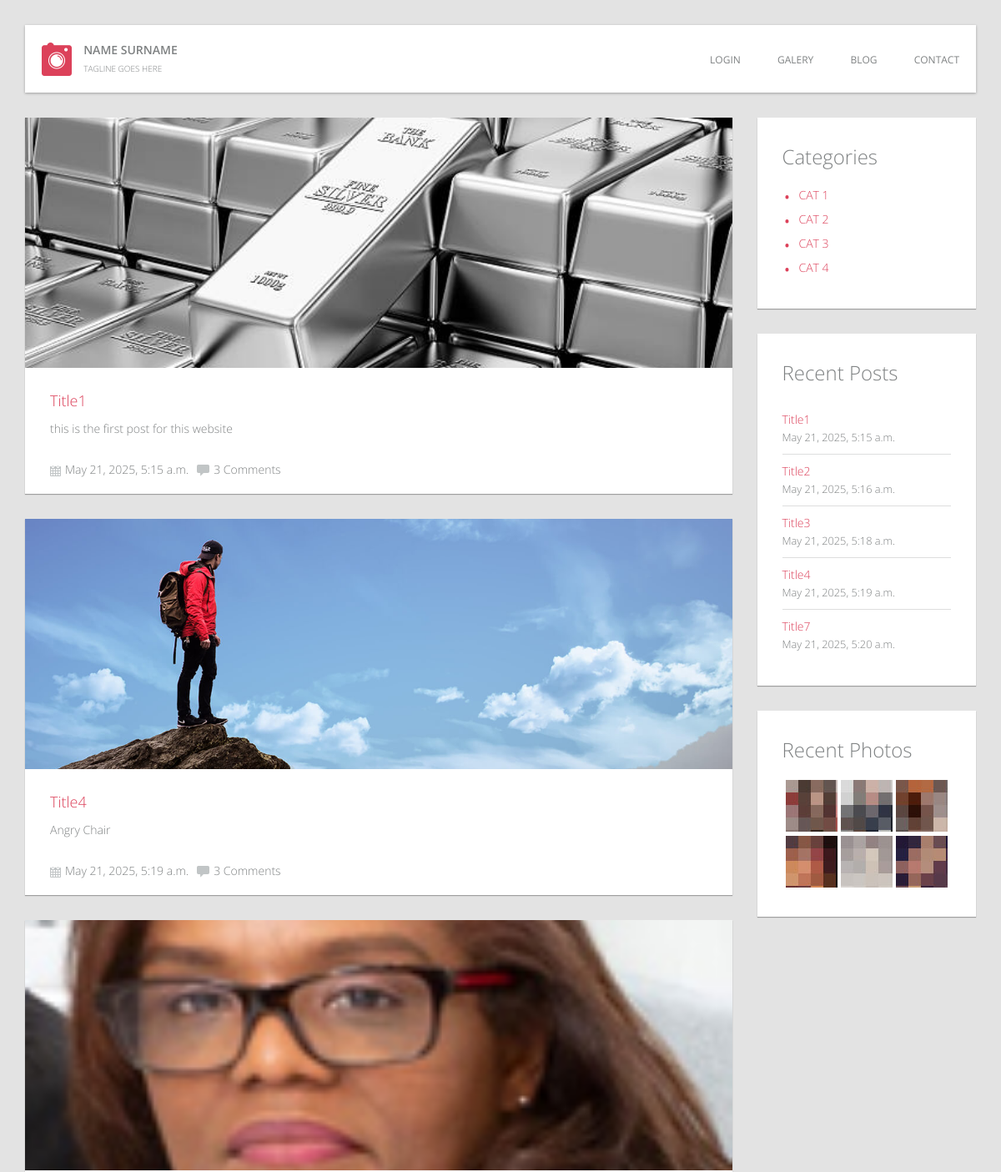
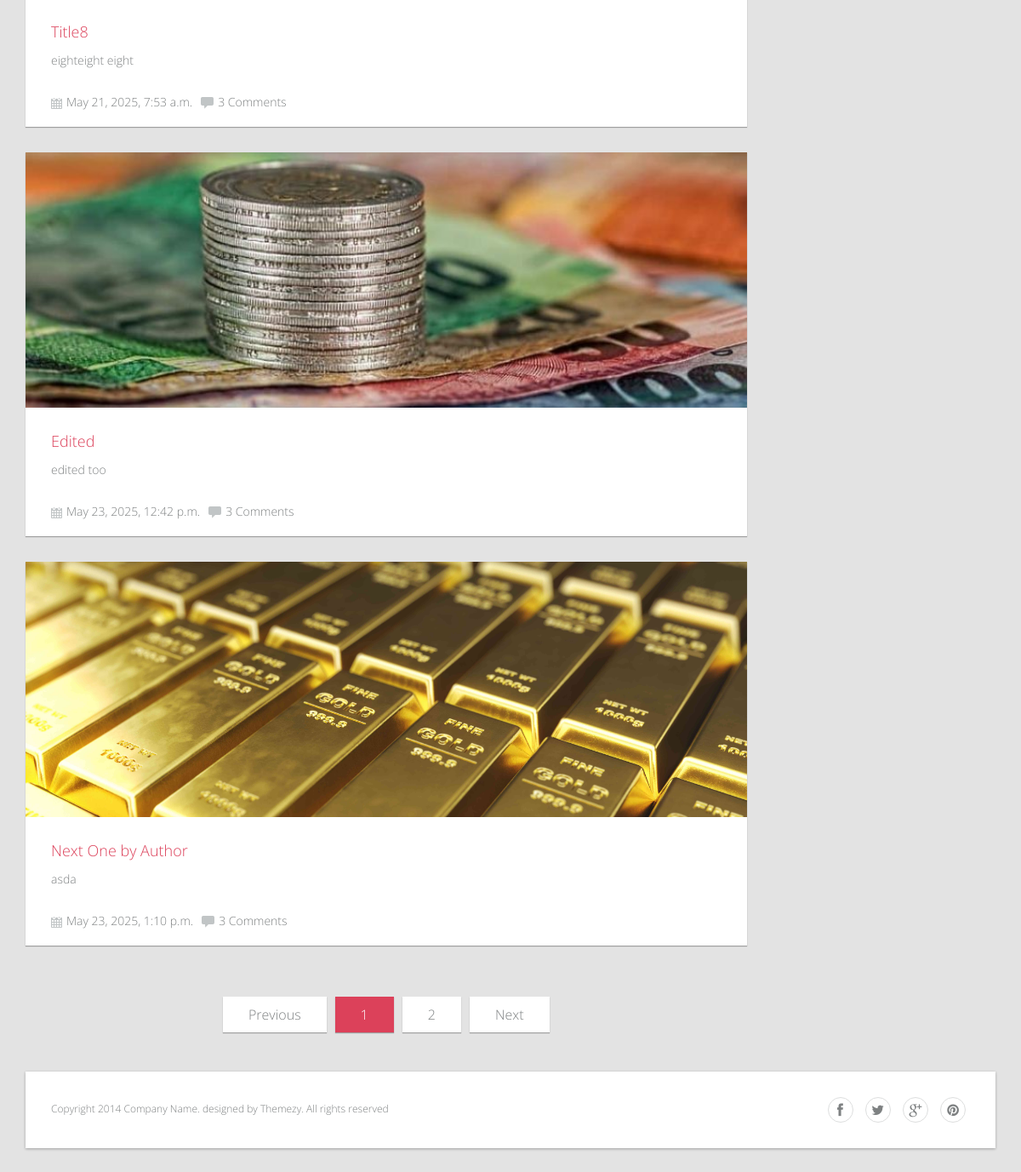
Screenshot of /blog/ with the database file from the repository (2 pictures, top to bottom).
### blog_app/models.py (models this page shows, shortened)
class Post(models.Model):
    STATUS_CHOICES = [
        ('draft', 'Draft'),
        ('published', 'Published'),
        ('archived', 'Archived'),
    ]
    title = models.CharField(max_length=255)
    summary = RichTextField(blank=True, null=True)
    content = RichTextField()
    post_display = models.ImageField(upload_to='post_image/img')
    status = models.CharField(max_length=10, choices=STATUS_CHOICES, default='draft')
    author = models.ForeignKey(CustomUser, on_delete=models.CASCADE, related_name='post_author')
    categories = models.ForeignKey(Category, on_delete=models.CASCADE, related_name='post_category', blank=False)
    tags = models.ManyToManyField(Tag, related_name='post_tag', blank=False)
    created_at = models.DateTimeField(auto_now_add=True)
    updated_at = models.DateTimeField(auto_now=True)
    slug = models.SlugField(max_length=270, blank=True)

class Category(models.Model):
    name = models.CharField(max_length=100, unique=True)
    slug = models.CharField(max_length=120, unique=True, blank=True)

### blog_app/views.py (the view)
# urls.py: path('blog/', views.blog_view, name="blog"),
def blog_view(request, slug=None):
    categories = Category.objects.all()
    recents = Post.objects.order_by('created_at')[:5]
    if slug:
        category = get_object_or_404(Category, slug=slug)
        posts = Post.objects.filter(categories=category, status='published')
    else:
        posts = Post.objects.filter(status='published')
    p = Paginator(posts, 5) #4post per page
    page_num = request.GET.get('page')
    page_obj = p.get_page(page_num)
    context = {
        "page_obj": page_obj,
        "categories": categories,
        "recents": recents,
    }
    return render(request, 'blog.html', context)

### templates/blog.html
{% extends 'base.html' %}
{% load static %}
{% block content %}
<main class="main-content">
    <div class="row">
        <div class="blog-post col-md-9">
            {% for post in page_obj %}
            <article class="post">
                <figure class="featured-image"><img src="{{post.post_display.url}}" alt=""></figure>
                <div class="entry-detail">
                    <h2 class="entry-title"><a href="{% url 'single' post.slug %}">{{post.title}}</a></h2>
                    <div class="entry-summary">{{post.summary|safe}}
                    </div>
                    <div class="entry-meta"><span class="entry-date"><img src="{% static 'images/icon-calendar.png' %}" alt="">{{post.created_at}}</span><span
                            class="comments-count"><img src="{% static 'images/icon-comment.png' %}" alt="">3 Comments</span></div>
                </div>
            </article>
            {% endfor %}
            <div class="text-center">
                <div class="dataTables_paginate paging_simple_numbers">
                    <ul class="pagination">
                        {% if page_obj.has_previous %}
                        <li class="paginate_button page-item previous">
                            <a href="?page={{ page_obj.previous_page_number }}" class="more-post">Previous</a>
                        </li>
                        {% else %}
                        <li class="paginate_button page-item previous disabled">
                            <a href="#" class="more-post">Previous</a>
                        </li>
                        {% endif %}
                        {% for num in page_obj.paginator.page_range %}
                        {% if page_obj.number == num %}
                        <li class="paginate_button page-item active">
                            <a href="#" class="more-post active">{{ num }}</a>
                        </li>
                        {% else %}
                        <li class="paginate_button page-item">
                            <a href="?page={{ num }}" class="more-post">{{ num }}</a>
                        </li>
                        {% endif %}
                        {% endfor %}
                        {% if page_obj.has_next %}
                        <li class="paginate_button page-item next">
                            <a href="?page={{ page_obj.next_page_number }}" class="more-post">Next</a>
                        </li>
                        {% else %}
                        <li class="paginate_button page-item next disabled">
                            <a href="#" class="more-post">Next</a>
                        </li>
                        {% endif %}
                    </ul>
                </div>
            </div>
        </div>
        <div class="aside siderbar col-md-3">
            <div class="widget">
                <h3 class="widget-title">Categories</h3>
                <ul class="bullet">
                    {% for category in categories %}
                    <li><a href="{% url 'blog_by_category' category.slug %}">{{category.name}}</a></li>
                    {% endfor %}
                </ul>
            </div>
            <div class="widget recent-posts-widget">
                <h3 class="widget-title">Recent Posts</h3>
                <ul>
                    {% for recent in recents %}
                    <li>
                        <h4 class="entry-title"><a href="{% url 'single' recent.slug %}">{{recent.title}}</a></h4>
                        <small class="date">{{recent.created_at}}</small>
                    </li>
                    {% endfor %}
                </ul>
            </div>
            <div class="widget recent-photos-widget">
                <h3 class="widget-title">Recent Photos</h3>
                <a href="#"><img src="dummy/small-thumbnail-1.jpg" alt=""></a>
                <a href="#"><img src="dummy/small-thumbnail-2.jpg" alt=""></a>
                <a href="#"><img src="dummy/small-thumbnail-3.jpg" alt=""></a>
                <a href="#"><img src="dummy/small-thumbnail-4.jpg" alt=""></a>
                <a href="#"><img src="dummy/small-thumbnail-5.jpg" alt=""></a>
                <a href="#"><img src="dummy/small-thumbnail-6.jpg" alt=""></a>
            </div>
        </div>
    </div>
</main>
{% endblock %}

### static/style.css (style rules this page uses)
article, aside, details, figcaption, figure, footer, header, hgroup, nav, section, summary { display: block; }
html { background: #fff; color: #000; -webkit-text-size-adjust: 100%; -ms-text-size-adjust: 100%; }
html, button, input, select, textarea { font-family: sans-serif; }
body { margin: 0; }
a { background: transparent; }
h2 { font-size: 1.5em; margin: 0.83em 0; }
h3 { font-size: 1.17em; margin: 1em 0; }
h4 { font-size: 1em; margin: 1.33em 0; }
small { font-size: 80%; }
img { border: 0; }
figure { margin: 0; }
*, *:before, *:after { box-sizing: border-box; }
body { font-family: "Open Sans", sans-serif; font-size: 16px; font-weight: 300; line-height: normal; background: #e3e3e3; color: #7e8182; }
a { text-decoration: none; }
p { margin-top: 0; }
.text-center { text-align: center; }
ul.bullet { list-style: none; margin: 0; padding: 0; font-size: 14px; font-size: 0.875 rem; }
ul.bullet li { padding-left: 20px; position: relative; margin-bottom: 10px; }
ul.bullet li:before { content: "."; display: block; color: #dc415a; font-size: 50px; position: absolute; left: 0; top: -5px; line-height: 0; }
ul.bullet li a { color: #dc415a; }
.widget { background: white; padding: 30px; box-shadow: 0 1px 1px rgba(0, 0, 0, 0.3); margin-bottom: 30px; }
.widget .widget-title { font-weight: 300; margin: 0 0 20px; font-size: 24px; font-size: 1.5 rem; }
.widget.recent-posts-widget ul { list-style: none; margin: 0; padding: 0; }
.widget.recent-posts-widget li { padding: 10px 0; border-bottom: 1px solid #dddede; }
.widget.recent-posts-widget li:last-child { border-bottom: none; }
.widget.recent-posts-widget .entry-title { font-size: 14px; font-size: 0.875 rem; font-weight: 300; margin: 0; }
.widget.recent-posts-widget .entry-title a { color: #dc415a; }
.widget.recent-photos-widget { *zoom: 1; text-align: center; }
.widget.recent-photos-widget:after { content: " "; clear: both; display: block; overflow: hidden; height: 0; }
.widget.recent-photos-widget .widget-title { text-align: left; }
.widget.recent-photos-widget a { display: inline-block; }
.widget.recent-photos-widget a img { display: block; max-width: 100%; }
.row { margin-left: -15px; margin-right: -15px; *zoom: 1; }
.row:after { content: " "; clear: both; display: block; overflow: hidden; height: 0; }
.col-xs-1, .col-sm-1, .col-md-1, .col-lg-1, .col-xs-2, .col-sm-2, .col-md-2, .col-lg-2, .col-xs-3, .col-sm-3, .col-md-3, .col-lg-3, .col-xs-4, .col-sm-4, .col-md-4, .col-lg-4, .col-xs-5, .col-sm-5, .col-md-5, .col-lg-5, .col-xs-6, .col-sm-6, .col-md-6, .col-lg-6, .col-xs-7, .col-sm-7, .col-md-7, .col-lg-7, .col-xs-8, .col-sm-8, .col-md-8, .col-lg-8, .col-xs-9, .col-sm-9, .col-md-9, .col-lg-9, .col-xs-10, .col-sm-10, .col-md-10, .col-lg-10, .col-xs-11, .col-sm-11, .col-md-11, .col-lg-11, .col-xs-12, .col-sm-12, .col-md-12, .col-lg-12 { position: relative; min-height: 1px; padding-left: 15px; padding-right: 15px; }
@media (min-width: 992px) { .col-md-1, .col-md-2, .col-md-3, .col-md-4, .col-md-5, .col-md-6, .col-md-7, .col-md-8, .col-md-9, .col-md-10, .col-md-11, .col-md-12 { float: left; } }
@media (min-width: 992px) { .col-md-3 { width: 25%; } }
@media (min-width: 992px) { .col-md-9 { width: 75%; } }
.blog-post .post { background-color: white; margin-bottom: 30px; box-shadow: 0 1px 1px rgba(0, 0, 0, 0.3); }
.blog-post .post .featured-image { overflow: hidden; }
.blog-post .post .featured-image img { display: block; max-width: 100%; width: 100%; height: 300px; object-fit: cover; }
.blog-post .post .entry-detail { padding: 20px 30px; }
.blog-post .post .entry-title { margin: 0 0 10px; }
.blog-post .post .entry-title a { color: #dc415a; font-weight: 300; font-size: 18px; font-size: 1.125 rem; }
.blog-post .post .entry-summary { font-size: 14px; font-size: 0.875 rem; }
.blog-post .post .entry-meta { margin-top: 30px; font-size: 14px; font-size: 0.875 rem; }
.blog-post .post .entry-meta img { margin-right: 5px; vertical-align: middle; }
.blog-post .post .entry-meta .entry-date { margin-right: 10px; }
.pagination { display: flex; justify-content: center; flex-wrap: wrap; gap: 10px; padding: 0; list-style: none; }
.pagination li { margin: 0; }
.pagination .more-post { margin-top: 30px; background: white; display: inline-block; padding: 10px 30px; color: #7e8182; margin-bottom: 30px; box-shadow: 0 1px 1px rgba(0, 0, 0, 0.3); transition: 0.3s ease; text-decoration: none; cursor: pointer; }
.pagination .more-post.active { background-color: #dc415a; color: white; }

### rows the page displays
Post: post_display (picture), title "Title1", summary "this is the first post for this website", created_at "May 21, 2025, 5:15 a.m."
Post: post_display (picture), title "Title4", summary "Angry Chair", created_at "May 21, 2025, 5:19 a.m."
Post: post_display (picture), title "Title8", summary "eighteight eight", created_at "May 21, 2025, 7:53 a.m."
Post: post_display (picture), title "Edited", summary "edited too", created_at "May 23, 2025, 12:42 p.m."
Post: post_display (picture), title "Next One by Author", summary "asda", created_at "May 23, 2025, 1:10 p.m."
Category: name "CAT 1"
Category: name "CAT 2"
Category: name "CAT 3"
Category: name "CAT 4"
Post: title "Title2", created_at "May 21, 2025, 5:16 a.m."
Post: title "Title3", created_at "May 21, 2025, 5:18 a.m."
Post: title "Title7", created_at "May 21, 2025, 5:20 a.m."

### other values shown
{{ num }} "1"
{{ num }} "2"
